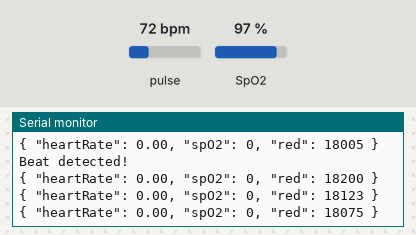
Bench run of a sketch on a simulated ESP32. On the bench: the last lines printed to the serial monitor. The inputs (shaded band) are chosen by the test bench; at power-on: pulse 72 bpm, SpO2 97 %.

Above: at 1.2 s.
1.3 s: pulse set to 42 bpm
At 1.33 s:
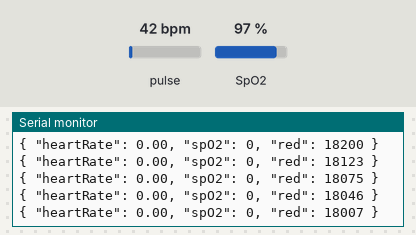
2.8 s: SpO2 set to 80 %
At 2.85 s:
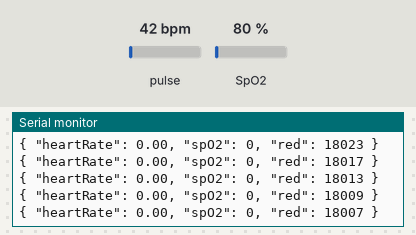
4.3 s: pulse set to 70 bpm
At 5.41 s:
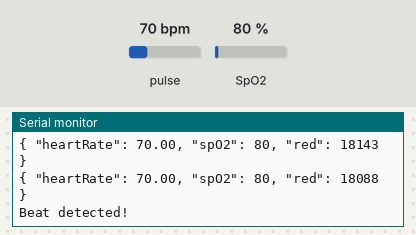
Timing chart, 0 to 7.3 s (numbered marks = the images above; inputs shaded):
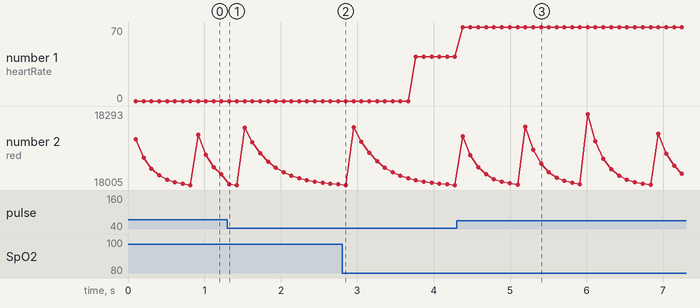

The sketch:

pulseToJson.ino
```cpp
// author: Dominik Schwagerl & Nils Baierl

#include <Wire.h>
#include "MAX30100.h"
#include "MAX30100_PulseOximeter.h"

#define REPORTING_PERIOD_MS 100

// Define a MAX30100 sensor instance
MAX30100 sensor;
PulseOximeter pox;
uint32_t tsLastReport = 0;

void onBeatDetected() {
    Serial.println("Beat detected!");
}

void setup() {
    Serial.begin(115200);

    // Initialize the MAX30100 sensor
    if (!sensor.begin()) {
        //Serial.println("FAILED");
        for(;;);
    } else {
        //Serial.println("SUCCESS");
    }

    // Set up MAX30100 parameters
    sensor.setMode(MAX30100_MODE_SPO2_HR);
    sensor.setLedsCurrent(MAX30100_LED_CURR_50MA, MAX30100_LED_CURR_27_1MA);
    sensor.setLedsPulseWidth(MAX30100_SPC_PW_1600US_16BITS);
    sensor.setSamplingRate(MAX30100_SAMPRATE_100HZ);
    sensor.setHighresModeEnabled(true);

    // Initialize the PulseOximeter instance
    if (!pox.begin()) {
        //Serial.println("FAILED");
        for(;;);
    } else {
        //Serial.println("SUCCESS");
    }

    // Register a callback for beat detection
    pox.setOnBeatDetectedCallback(onBeatDetected);
}

void loop() {
    uint16_t ir, red;

    // Update the sensor
    sensor.update();
    pox.update();

    // Check if it's time to report
    if (millis() - tsLastReport > REPORTING_PERIOD_MS) {
        // Get raw values
        if (sensor.getRawValues(&ir, &red)) {
            // Create JSON string with sensor data
            String jsonData = "{ \"heartRate\": " + String(pox.getHeartRate()) +
                              ", \"spO2\": " + String(pox.getSpO2()) +
                              ", \"red\": " + String(red) + " }";

            // Send JSON string over serial
            Serial.println(jsonData); // This adds a newline character automatically
        }

        tsLastReport = millis();
    }
}
```

Measured:
- after the input at 4.3 s, the serial monitor: prints a new line after 0.08 s (image 3)
- plotted number 1: 42 → 70 after the input at 4.3 s
